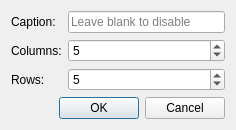
<?xml version="1.0" encoding="UTF-8"?>
<ui version="4.0">
 <class>InsertTableDialog</class>
 <widget class="QDialog" name="InsertTableDialog">
  <property name="geometry">
   <rect>
    <x>0</x>
    <y>0</y>
    <width>236</width>
    <height>128</height>
   </rect>
  </property>
  <property name="windowTitle">
   <string>Insert table</string>
  </property>
  <layout class="QFormLayout" name="formLayout">
   <item row="1" column="0">
    <widget class="QLabel" name="label">
     <property name="text">
      <string>Columns:</string>
     </property>
    </widget>
   </item>
   <item row="1" column="1">
    <widget class="QSpinBox" name="Columns_">
     <property name="minimum">
      <number>1</number>
     </property>
     <property name="value">
      <number>5</number>
     </property>
    </widget>
   </item>
   <item row="2" column="0">
    <widget class="QLabel" name="label_2">
     <property name="text">
      <string>Rows:</string>
     </property>
    </widget>
   </item>
   <item row="2" column="1">
    <widget class="QSpinBox" name="Rows_">
     <property name="minimum">
      <number>1</number>
     </property>
     <property name="value">
      <number>5</number>
     </property>
    </widget>
   </item>
   <item row="3" column="0" colspan="2">
    <widget class="QDialogButtonBox" name="buttonBox">
     <property name="orientation">
      <enum>Qt::Horizontal</enum>
     </property>
     <property name="standardButtons">
      <set>QDialogButtonBox::Cancel|QDialogButtonBox::Ok</set>
     </property>
    </widget>
   </item>
   <item row="0" column="0">
    <widget class="QLabel" name="label_3">
     <property name="text">
      <string>Caption:</string>
     </property>
    </widget>
   </item>
   <item row="0" column="1">
    <widget class="QLineEdit" name="Caption_">
     <property name="placeholderText">
      <string>Leave blank to disable</string>
     </property>
    </widget>
   </item>
  </layout>
 </widget>
 <tabstops>
  <tabstop>Caption_</tabstop>
  <tabstop>Columns_</tabstop>
  <tabstop>Rows_</tabstop>
  <tabstop>buttonBox</tabstop>
 </tabstops>
 <resources/>
 <connections>
  <connection>
   <sender>buttonBox</sender>
   <signal>accepted()</signal>
   <receiver>InsertTableDialog</receiver>
   <slot>accept()</slot>
   <hints>
    <hint type="sourcelabel">
     <x>224</x>
     <y>98</y>
    </hint>
    <hint type="destinationlabel">
     <x>157</x>
     <y>127</y>
    </hint>
   </hints>
  </connection>
  <connection>
   <sender>buttonBox</sender>
   <signal>rejected()</signal>
   <receiver>InsertTableDialog</receiver>
   <slot>reject()</slot>
   <hints>
    <hint type="sourcelabel">
     <x>229</x>
     <y>104</y>
    </hint>
    <hint type="destinationlabel">
     <x>235</x>
     <y>127</y>
    </hint>
   </hints>
  </connection>
 </connections>
</ui>
